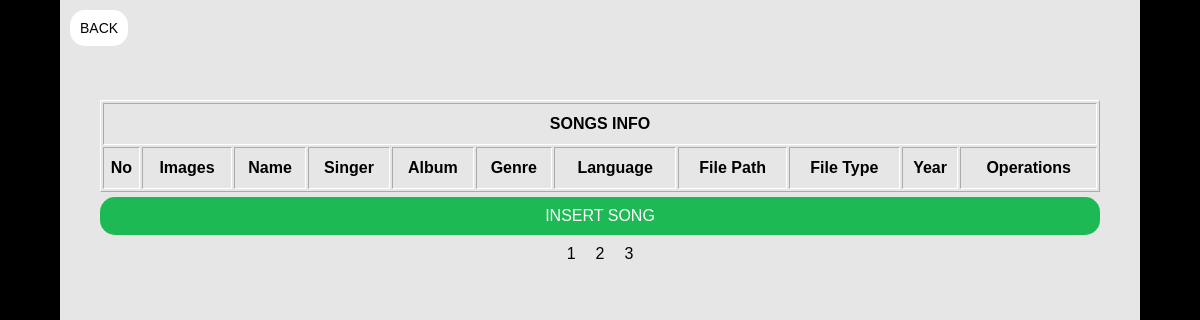
The page /auth/editSong.php (signed in) on the database as committed earlier.
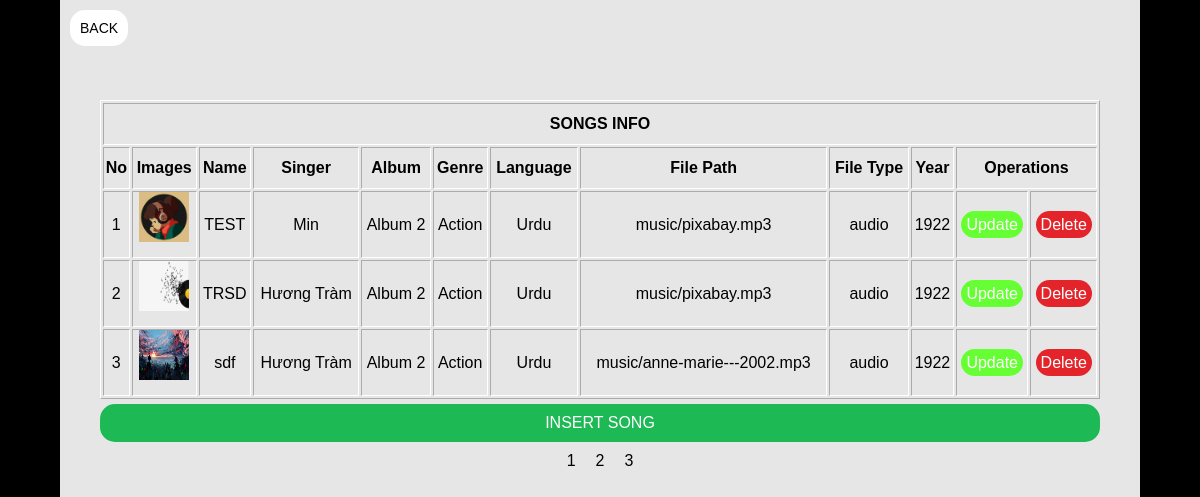
The same page on the database as committed later.
### tables this page shows
CREATE TABLE `songs` (
  `id` int NOT NULL,
  `title` varchar(50) NOT NULL,
  `filePath` varchar(500) NOT NULL,
  `imgPath` varchar(500) NOT NULL,
  `dateAdded` timestamp NOT NULL DEFAULT CURRENT_TIMESTAMP,
  `singerID` int NOT NULL,
  `fileType` varchar(50) NOT NULL,
  `languageID` int DEFAULT NULL,
  `genereID` int DEFAULT NULL,
  `albumID` int NOT NULL,
  `year` varchar(4) NOT NULL
);

CREATE TABLE `singers` (
  `id` int NOT NULL,
  `name` varchar(50) NOT NULL,
  `info` varchar(255) NOT NULL,
  `image` varchar(50) NOT NULL
);

CREATE TABLE `album` (
  `id` int NOT NULL,
  `title` varchar(500) NOT NULL
);

CREATE TABLE `genre` (
  `id` int NOT NULL,
  `title` varchar(100) NOT NULL
);

CREATE TABLE `language` (
  `id` int NOT NULL,
  `title` varchar(100) NOT NULL
);

### src/auth/editSong.php (the view, shortened to what this page needs)
<?php
include("../utils/dbConnection.php");
$sql = "SELECT songs.id, songs.title, songs.imgPath, songs.filePath, songs.dateAdded, songs.fileType, language.title as languageTitle, genre.title as genreTitle, album.title as albumTitle, singers.name as singerTitle, songs.year FROM songs
inner join singers on songs.singerID=singers.id
inner join language on songs.languageID=language.id
inner join genre on songs.genereID=genre.id
inner join album on songs.albumID=album.id WHERE songs.fileType='audio';";
$result = mysqli_query($conn, $sql);
$songs = mysqli_fetch_all($result, MYSQLI_ASSOC);
?>
<!DOCTYPE html>
<html lang="en">
<head>
    <link rel="stylesheet" href="./css/editSong.css">
    <link rel="stylesheet" href="https://cdnjs.cloudflare.com/ajax/libs/font-awesome/4.7.0/css/font-awesome.min.css">
</head>
<body>
    <div class="container">
        <div class="link">
            <a class="ca2" href="adminDashboard.php">BACK</a>
        </div>
        <table align="center" border="1" style="border-color: #fff;" class="displaySong">
            <tr>
                <th colspan="12">SONGS INFO</th>
            </tr>
            <tr>
                <th>No</th>
                <th>Images</th>
                <th>Name</th>
                <th>Singer</th>
                <th>Album</th>
                <th>Genre</th>
                <th>Language</th>
                <th>File Path</th>
                <th>File Type</th>
                <th>Year</th>
                <th colspan="3">Operations</th>
            </tr>
            <?php foreach ($songs as $index => $song) : if ($index == 5) break; ?>
                <tr>
                    <td><?php echo $index + 1; ?></td>
                    <td><img style="width: 50px; height: 50px;" src="<?php echo '../' . $song['imgPath'] ?>"></td>
                    <td><?php echo $song['title']; ?></td>
                    <td><?php echo $song['singerTitle']; ?></td>
                    <td><?php echo $song['albumTitle']; ?></td>
                    <td><?php echo $song['genreTitle']; ?></td>
                    <td><?php echo $song['languageTitle']; ?></td>
                    <td><?php echo $song['filePath']; ?></td>
                    <td><?php echo $song['fileType']; ?></td>
                    <td><?php echo $song['year']; ?></td>
                    <td><a style="padding: 5px; background-color: #66FF33; color: #fff; border-radius: 15px; text-decoration: none;" href="insertSong.php?id=<?php echo $song['id'] ?>">Update</a></td>
                    <td><a style="padding: 5px; background-color: #E3242B; color: #fff; border-radius: 15px; text-decoration: none;" href="deleteSong.php?id=<?php echo $song['id'] ?>">Delete</a></td>
                </tr>
            <?php endforeach; ?>
        </table>
        <div class="c3"><a href=insertSong.php>INSERT SONG</a></div>
        <div class="paginationButton">
            <ul style="display: flex; list-style-type: none; color: black; margin: 0 auto; justify-content: center;">
                <li onclick="pagination(this.value);" style="padding: 10px;" value="1"> 1</li>
                <li onclick="pagination(this.value);" style="padding: 10px;" value="2"> 2</li>
                <li onclick="pagination(this.value);" style="padding: 10px;" value="3"> 3</li>
            </ul>
        </div>
    </div>
</body>
</html>

### src/auth/css/editSong.css (style rules this page uses)
body { background: black; display: flex; justify-content: center; align-items: center; height: 100vh; flex-direction: column; position: relative; }
* { font-family: sans-serif; box-sizing: border-box; padding: 0; margin: 0; }
.container { text-align: center; width: 1080px; height: 100%; background-color: rgb(230, 230, 230); color: black; padding-top: 100px; position: relative; overflow: hidden; }
.displaySong { margin: 0 auto; }
.ca2 { font-size: 14px; padding: 10px; display: inline-block; text-decoration: none; color: black; background-color: #fff; padding: 10px 10px; border-radius: 15px; margin-bottom: 5px; position: absolute; top: 0; left: 0; }
.c3 { width : 1000px; background-color: #1DB954; margin: 0 auto; margin-top: 5px; border-radius: 15px; padding: 10px; }
.c3 > a { text-decoration: none; color: #fff; }
td { text-align: center; }
.link { display: flex; justify-content: space-between; width: 40%; margin: 10px; position: absolute; top: 0; left: 0; }
table { width:1000px; line-height:40px; }

Rows that differ between the two databases and show on the page:
added songs: imgPath (picture), title "TEST", singerID.name "Min", albumID.title "Album 2", genre.title "Action", languageID.title "Urdu", filePath "music/pixabay.mp3", fileType "audio", year "1922"
added songs: imgPath (picture), title "TRSD", singerID.name "Hương Tràm", albumID.title "Album 2", genre.title "Action", languageID.title "Urdu", filePath "music/pixabay.mp3", fileType "audio", year "1922"
added songs: imgPath (picture), title "sdf", singerID.name "Hương Tràm", albumID.title "Album 2", genre.title "Action", languageID.title "Urdu", filePath "music/anne-marie---2002.mp3", fileType "audio", year "1922"
